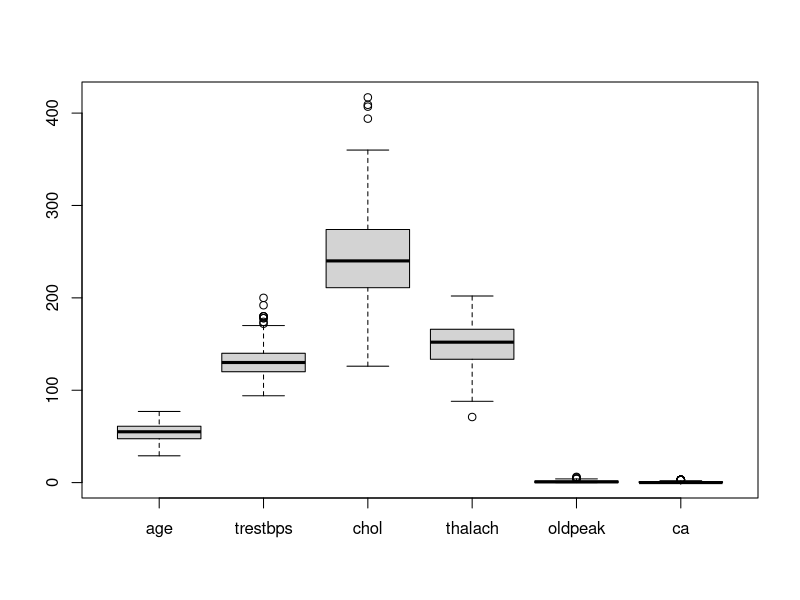
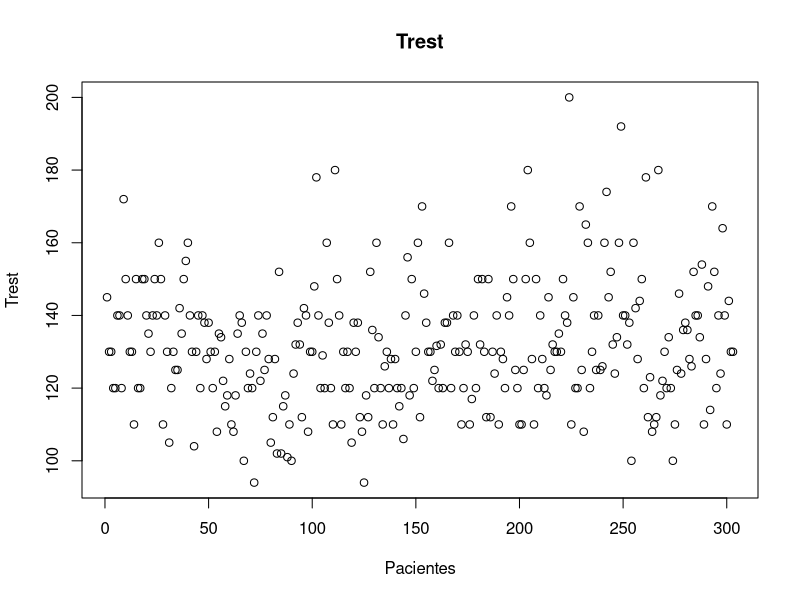
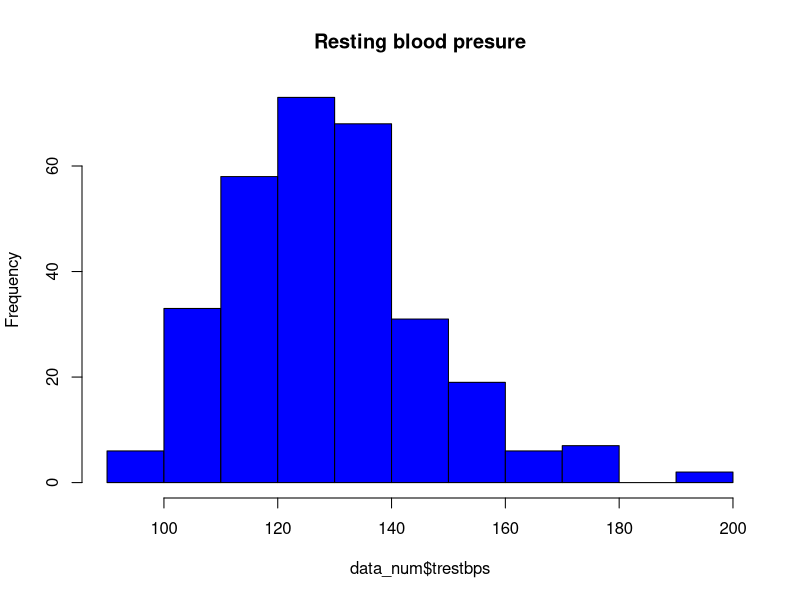
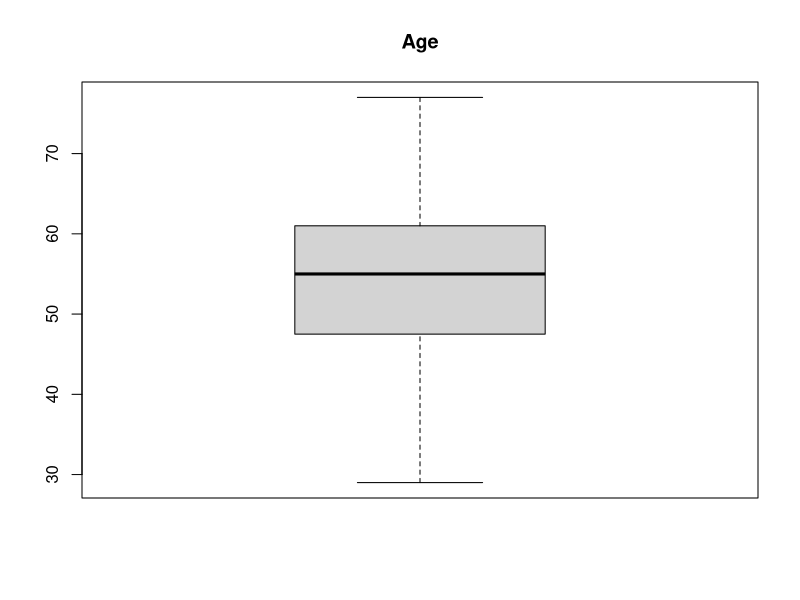
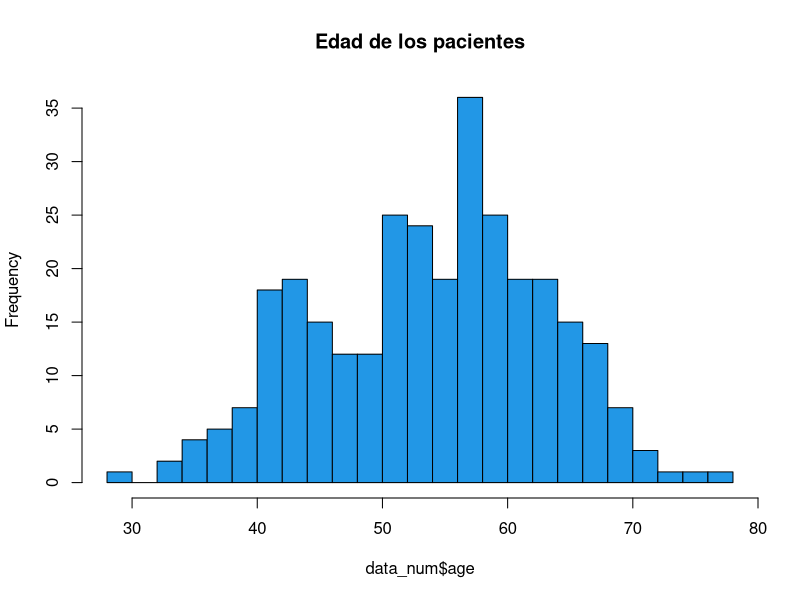
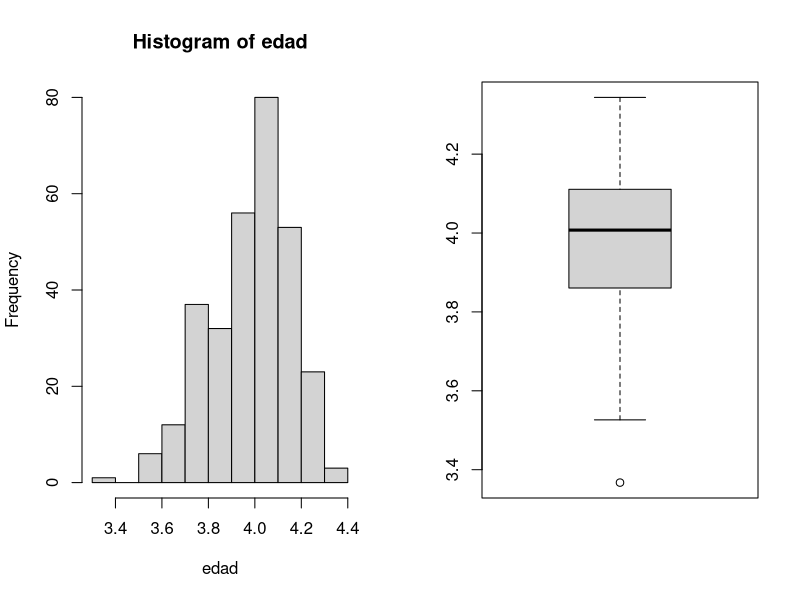
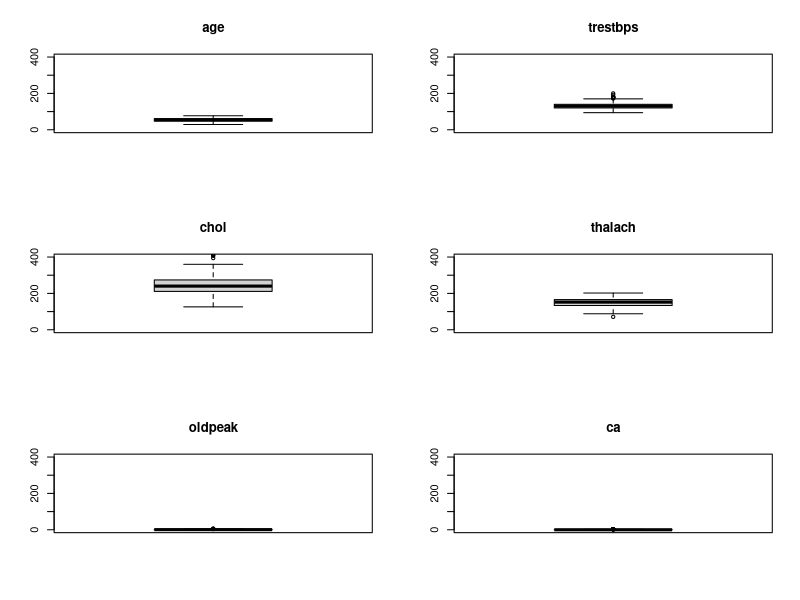
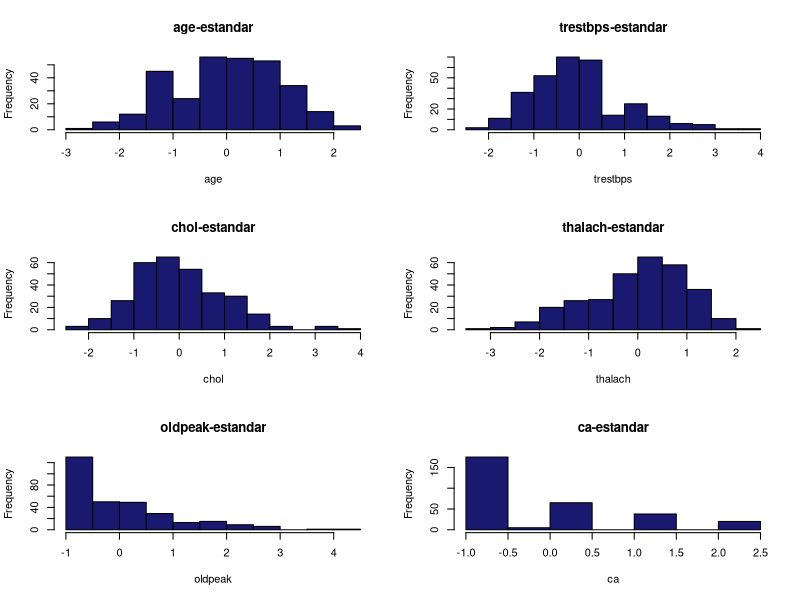

Generate these figures, in order, with R:
## ---- chunk 1
knitr::opts_chunk$set(echo = TRUE)
## ---- chunk 2
library(tidyverse)
data <- read.csv2('heart_mod.csv',sep='p', dec = ',')
summary(data)
which(data$age>100)
data$age[c(158,243,296)] <- data$age[c(158,243,296)]/10
## ---- chunk 3
sapply(data,class)
data$sex <- as.factor(data$sex)
levels(data$sex) <- c('Female','Male')
table(data$sex)

data$cp <- as.factor(data$cp)
levels(data$cp) <- c('Asymptomatic','Atypical angina','No angina','Typical angina')

data$fbs <- as.factor(data$fbs)
levels(data$fbs) <- c('No','Yes')

data$restecg <- as.factor(data$restecg)
levels(data$restecg) <- c('Hypertrophy','Normal','Abnormalities')

data$exang <- as.factor(data$exang)
levels(data$exang) <- c('No','Yes')

data$slope <- as.factor(data$slope)
levels(data$slope) <- c('Descending','Flat','Ascending')

data$thal <- as.factor(data$thal)
levels(data$thal) <- c('Fixed defect','Normal flow','Reversible defect')

#data$target <- as.factor(data$target)
#levels(data$target) <- c('Yes','No')

data$target <- as.character(data$target)
data$target[which(data$target == 11)] <- 1
data$target[which(data$target == 'O')] <- 0

data$target <- as.factor(data$target)
levels(data$target) <- c('Yes','No')
## ---- chunk 4
#data[,-which(x=X)]
data <- data[,-1]

type_class <- sapply(data,class)
#data$oldpeak <- gsub(','',''.', data$oldpeak)

data_num <- data[,type_class %in% c('integer','numeric')]
data_fac <- data[,type_class %in% c('factor')]

## ---- chunk 5
summary(data_num)

data_num$chol[data_num$chol == 5] <- NA
data_num$trestbps[data_num$trestbps == 1540] <- 154

mean_trestbps <- mean(data_num$trestbps, na.rm = TRUE)
data_num$trestbps[is.na(data_num$trestbps)] <- mean_trestbps

mean_thalach <- mean(data_num$thalach, na.rm = TRUE)
data_num$thalach[is.na(data_num$thalach)] <- mean_thalach

mean_ca <- mean(data_num$ca, na.rm = TRUE)
data_num$ca[is.na(data_num$ca)] <- mean_ca

## ---- chunk 6
boxplot(data_num)

plot(data_num$trestbps, main = 'Trest', xlab = 'Pacientes', ylab = 'Trest')
hist(data_num$trestbps, col = 'blue', main = 'Resting blood presure')
boxplot(data_num$age, main = 'Age')
hist(data_num$age, col = 4, main = 'Edad de los pacientes',breaks = 20)

shapiro.test(data$age) #no es normal así que transformacion logarítmica
edad <- log(data$age)

par(mfrow = c(1,2))
hist(edad)
boxplot(edad)
## ---- chunk 7
par(mfrow = c(3,2))
for (i in c(1:6)){
  boxplot(data_num[,i], main = colnames(data_num[i]),
          ylim = c(0,400))
}
## ---- chunk 8
pdf(file = '/Users/pauloperezdominguez/Documents/R/Machine_Learning/ml_class/barplot_fac.pdf')
par(mfrow = c(3,2))
for (i in c(1:6)){
  pvalor <- chisq.test(table(data_fac[i]))$p.value
  barplot(prop.table(table(as.numeric(data_fac[,i]))), main = paste0(colnames(data_fac[i]),'-',pvalor),
          horiz = TRUE, col = (ifelse (pvalor < 10^(-15),'red','blue')))
}
dev.off()
## ---- chunk 9
centrar_norm <- function(var_num){
  var_num <- (var_num - mean(var_num, na.rm = T))/sd(var_num, na.rm= T)
  return(var_num)
}
edad <- data_num$age
data_num_cent_norm <- list()


for (i in c(1:6)){
  nombre <- paste0(colnames(data_num[i]),'-','estandar')
  data_num[,nombre] <- centrar_norm(data_num[,i])
}

par(mfrow = c(3,2))
for (i in c(7:12)){
  hist(data_num[,i],col = '#191970',
       main = colnames(data_num[i]),
       xlab = colnames(data_num[i-6]))
}
